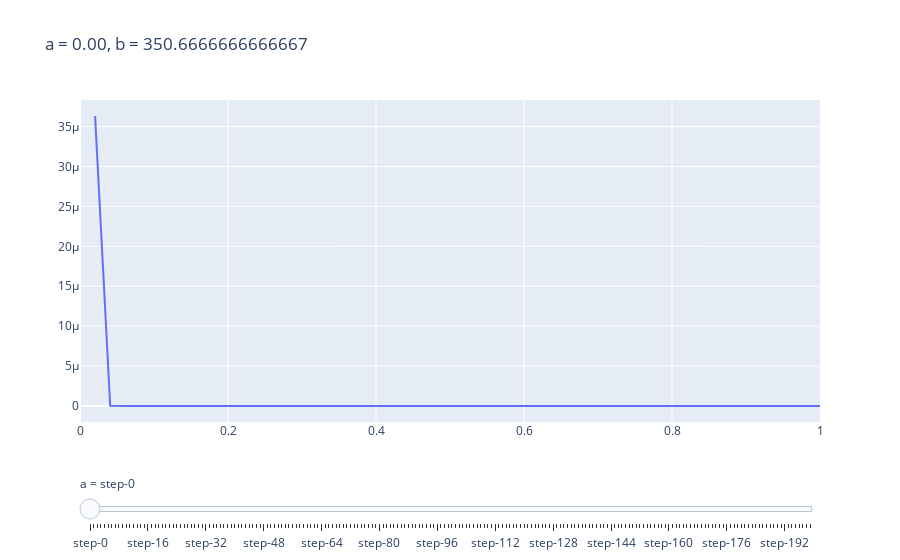

The code cell stored with this chart in its notebook:
### Markdown cell above
**3) Examine the impact of the prior parameters on the posterior distribution through different statistics (i.e mean, median, 95% posterior interval).**

### Code cell
slider_plot(b=b)
